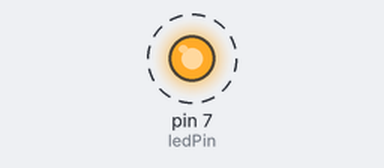
The sketch below on a simulated Arduino Uno, built with avr-gcc and run on an emulated ATmega328P. Shown: output pins drawn as LEDs (lit = HIGH). Dashed ring = blinking.

Above: at 0.5 s.
Timing chart, 0 to 4.6 s (numbered marks = the images above):
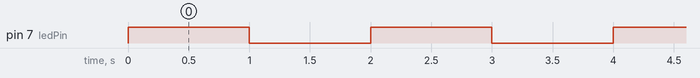

The sketch:

2.InterrupcionXComparacion_del_TIMER1.ino
```cpp
#define ledPin 7
void setup()
{
  pinMode(ledPin, OUTPUT);

  // Configuração do TIMER1
  TCCR1A = 0;                // El registro de control A queda todo en 0
  TCCR1B = 0;                //limpia registrador
  TCNT1  = 0;                //Inicializa el temporizador
  OCR1A = 0x3D08;            // carga el registrador de comparación: 16MHz/1024/1Hz -1 = 15624 = 0X3D08
  TCCR1B |= (1 << WGM12)|(1<<CS10)|(1 << CS12);   // modo CTC, prescaler de 1024: CS12 = 1 e CS10 = 1
  TIMSK1 |= (1 << OCIE1A);  // habilita interrupción por igualdade de comparación
}
void loop()
{
  //loop principal.
}
ISR(TIMER1_COMPA_vect)          // interrupción por igualdade de comparación en TIMER1
{
  digitalWrite(ledPin, digitalRead(ledPin) ^ 1);   //invierte estado del LED
}
```

Measured:
- by itself, pin 7 (ledPin): alternates HIGH for 1.0 s and LOW for 1.0 s
